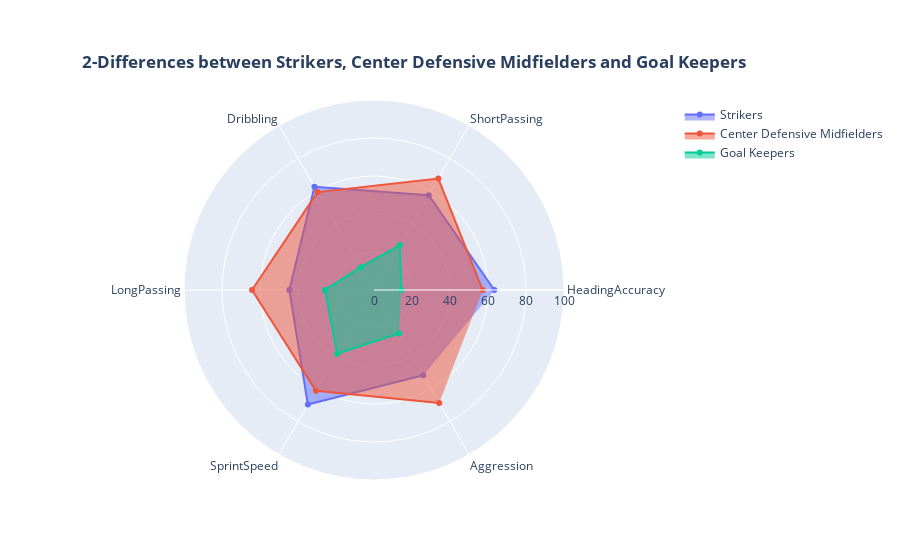

Notebook code for this chart:
### Code cell
trace6a = go.Scatterpolar(theta=['HeadingAccuracy', 'ShortPassing', 'Dribbling', 
                                 'LongPassing', 'SprintSpeed',
                                 'Aggression'
                                ],
                          r=df_skills1[df_skills1['Position'] == 'ST']
                          [['HeadingAccuracy', 'ShortPassing', 'Dribbling', 
                            'LongPassing', 'SprintSpeed','Aggression']].values[0],
                          fill='toself',
                          name='Strikers'
                         )

trace6b = go.Scatterpolar(theta=['HeadingAccuracy', 'ShortPassing', 'Dribbling', 
                                 'LongPassing', 'SprintSpeed',
                                 'Aggression'
                                ],
                          r=df_skills1[df_skills1['Position'] == 'CDM']
                          [['HeadingAccuracy', 'ShortPassing', 'Dribbling', 
                            'LongPassing', 'SprintSpeed','Aggression']].values[0],
                          fill='toself',
                          name='Center Defensive Midfielders'
                         )

trace6c = go.Scatterpolar(theta=['HeadingAccuracy', 'ShortPassing', 'Dribbling', 
                                 'LongPassing', 'SprintSpeed',
                                 'Aggression'
                                ],
                          r=df_skills1[df_skills1['Position'] == 'GK']
                          [['HeadingAccuracy', 'ShortPassing', 'Dribbling', 
                            'LongPassing','SprintSpeed','Aggression']].values[0],
                          fill='toself',
                          name='Goal Keepers'
                         )

layout = go.Layout(polar=dict(radialaxis=dict(visible=True,
                                              range=[0, 100]
                                             )
                             
                             ),
                   showlegend=True,
                                      title={
        'text': "<b>2-Differences between Strikers, Center Defensive Midfielders and Goal Keepers</b>",
        'y':0.9,
        'x':0.46,
        'xanchor': 'center',
        'yanchor': 'top'}
                  )

fig = go.Figure(data=[trace6a, trace6b, trace6c], layout=layout)
py.iplot(fig)

### Figure 1 — Plotly figure (JSON) as saved in the notebook; plotly's stock layout.template omitted (floating-point values rounded to 4 significant figures)
{"data": [{"fill": "toself", "name": "Strikers", "r": [63.32, 57.62, 62.7, 44.57, 69.61, 51.83], "theta": ["HeadingAccuracy", "ShortPassing", "Dribbling", "LongPassing", "SprintSpeed", "Aggression"], "type": "scatterpolar"}, {"fill": "toself", "name": "Center Defensive Midfielders", "r": [57.17, 67.73, 59.51, 64.19, 61.24, 68.62], "theta": ["HeadingAccuracy", "ShortPassing", "Dribbling", "LongPassing", "SprintSpeed", "Aggression"], "type": "scatterpolar"}, {"fill": "toself", "name": "Goal Keepers", "r": [14.37, 27.27, 13.85, 25.81, 38.71, 26.36], "theta": ["HeadingAccuracy", "ShortPassing", "Dribbling", "LongPassing", "SprintSpeed", "Aggression"], "type": "scatterpolar"}], "layout": {"polar": {"radialaxis": {"range": [0, 100], "visible": true}}, "showlegend": true, "title": {"text": "<b>2-Differences between Strikers, Center Defensive Midfielders and Goal Keepers</b>", "x": 0.46, "xanchor": "center", "y": 0.9, "yanchor": "top"}}}
